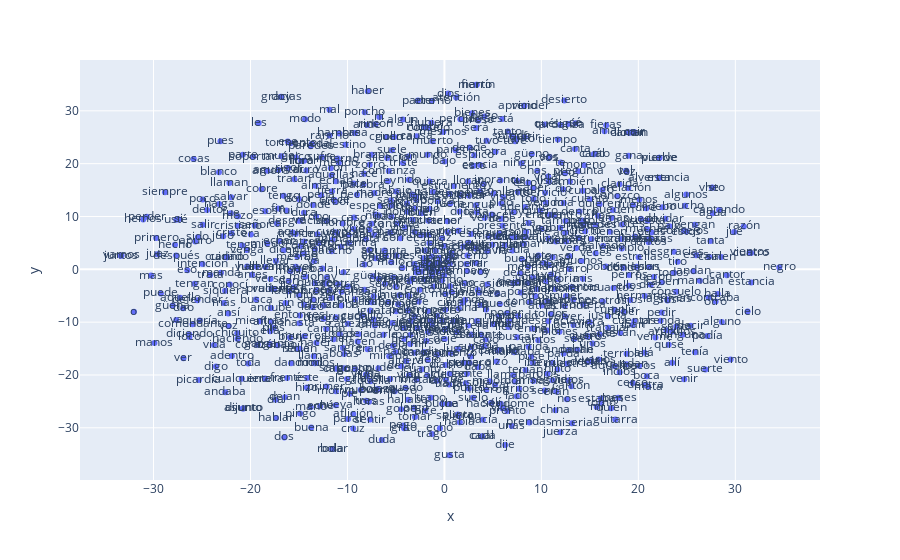

Notebook code cell kept with this figure:
### Code cell
# Graficar los embedddings en 2D

vecs, labels = reduce_dimensions(w2v_model)

MAX_WORDS=800
fig = px.scatter(x=vecs[:MAX_WORDS,0], y=vecs[:MAX_WORDS,1], text=labels[:MAX_WORDS])
fig.show()

### Figure 1 — Plotly figure (JSON) as saved in the notebook; plotly's stock layout.template omitted (floating-point values rounded to 4 significant figures; data arrays with more than 128 entries replaced by an {"elided": "..."} marker saying what was removed)
{"data": [{"hovertemplate": "x=%{x}<br>y=%{y}<br>text=%{text}<extra></extra>", "legendgroup": "", "marker": {"color": "#636efa", "symbol": "circle"}, "mode": "markers+text", "name": "", "orientation": "v", "showlegend": false, "text": {"elided": "800 str values"}, "type": "scatter", "x": {"elided": "800 float values"}, "xaxis": "x", "y": {"elided": "800 float values"}, "yaxis": "y"}], "layout": {"legend": {"tracegroupgap": 0}, "margin": {"t": 60}, "xaxis": {"anchor": "y", "domain": [0, 1], "title": {"text": "x"}}, "yaxis": {"anchor": "x", "domain": [0, 1], "title": {"text": "y"}}}}
